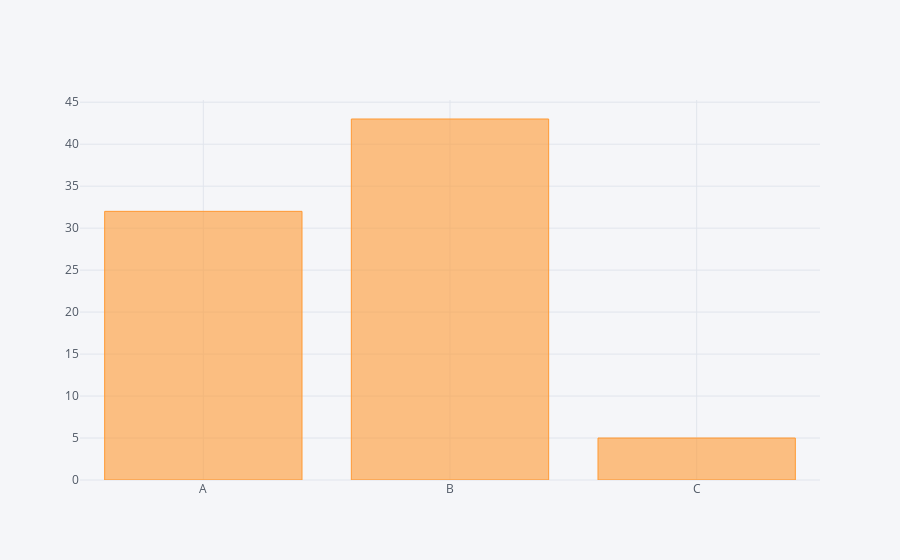

Write notebook code for a chart like this one.
### Code cell
# using bar plot
df2.iplot(kind='bar',x='category',y='values')

### Figure 1 — Plotly figure (JSON) as saved in the notebook; plotly's stock layout.template omitted (floating-point values rounded to 4 significant figures)
{"data": [{"marker": {"color": "rgba(255, 153, 51, 0.6)", "line": {"color": "rgba(255, 153, 51, 1.0)", "width": 1}}, "name": "values", "orientation": "v", "text": "", "type": "bar", "uid": "9ad4e8bc-c8a5-49b3-a1cb-db5fd691f110", "x": ["A", "B", "C"], "y": [32, 43, 5]}], "layout": {"legend": {"bgcolor": "#F5F6F9", "font": {"color": "#4D5663"}}, "paper_bgcolor": "#F5F6F9", "plot_bgcolor": "#F5F6F9", "title": {"font": {"color": "#4D5663"}}, "xaxis": {"gridcolor": "#E1E5ED", "showgrid": true, "tickfont": {"color": "#4D5663"}, "title": {"font": {"color": "#4D5663"}, "text": ""}, "zerolinecolor": "#E1E5ED"}, "yaxis": {"gridcolor": "#E1E5ED", "showgrid": true, "tickfont": {"color": "#4D5663"}, "title": {"font": {"color": "#4D5663"}, "text": ""}, "zerolinecolor": "#E1E5ED"}}}
